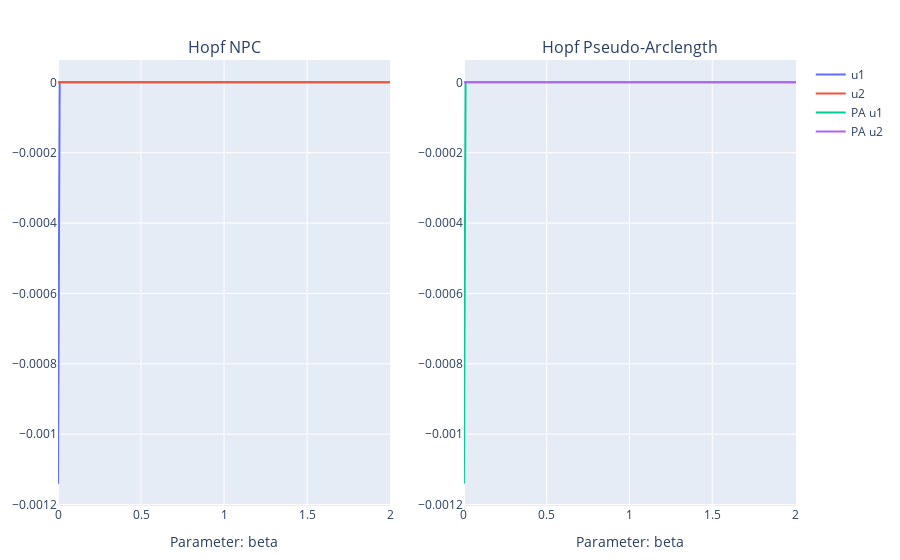

Here is the notebook cell this chart was saved with:
### Markdown cell above
One other note is that it's important in this case to choose a parameter range that is concious of the system's behaviour. For example, look what happens when we try to plot beta starting at 0 and going to 2, instead of the opposite as was used earlier:

### Code cell
hopf_npc_plot = plot_continuation(
    hopf2d,
    [1 1],
    6,
    "beta",
    0:0.01:2,
    method = "npc",
    title = "Hopf NPC",
)
hopf_pa_plot = plot_continuation(
    hopf2d,
    [1 1],
    6,
    "beta",
    0:0.01:2,
    method = "pa",
    title = "Hopf Pseudo-Arclength",
    labels = ["PA u1", "PA u2"],
)

hopf_plot = [hopf_npc_plot hopf_pa_plot]
relayout!(hopf_plot)
hopf_plot

### Figure 1 — Plotly figure (JSON) as saved in the notebook; plotly's stock layout.template omitted (floating-point values rounded to 4 significant figures; data arrays with more than 128 entries replaced by an {"elided": "..."} marker saying what was removed)
{"data": [{"mode": "lines", "name": "u1", "type": "scatter", "x": {"elided": "201 float values"}, "xaxis": "x1", "y": {"elided": "201 float values"}, "yaxis": "y1"}, {"mode": "lines", "name": "u2", "type": "scatter", "x": {"elided": "201 float values"}, "xaxis": "x1", "y": {"elided": "201 float values"}, "yaxis": "y1"}, {"mode": "lines", "name": "PA u1", "type": "scatter", "x": {"elided": "199 float values"}, "xaxis": "x2", "y": {"elided": "199 float values"}, "yaxis": "y2"}, {"mode": "lines", "name": "PA u2", "type": "scatter", "x": {"elided": "199 float values"}, "xaxis": "x2", "y": {"elided": "199 float values"}, "yaxis": "y2"}], "layout": {"annotations": [{"font": {"size": 16}, "showarrow": false, "text": "Hopf NPC", "x": 0.225, "xanchor": "center", "xref": "paper", "y": 1, "yanchor": "bottom", "yref": "paper"}, {"font": {"size": 16}, "showarrow": false, "text": "Hopf Pseudo-Arclength", "x": 0.775, "xanchor": "center", "xref": "paper", "y": 1, "yanchor": "bottom", "yref": "paper"}], "margin": {"b": 50, "l": 50, "r": 50, "t": 60}, "xaxis1": {"anchor": "y1", "domain": [0, 0.45], "title": {"text": "Parameter: beta"}}, "xaxis2": {"anchor": "y2", "domain": [0.55, 1], "title": {"text": "Parameter: beta"}}, "yaxis1": {"anchor": "x1", "domain": [0, 1]}, "yaxis2": {"anchor": "x2", "domain": [0, 1]}}}
